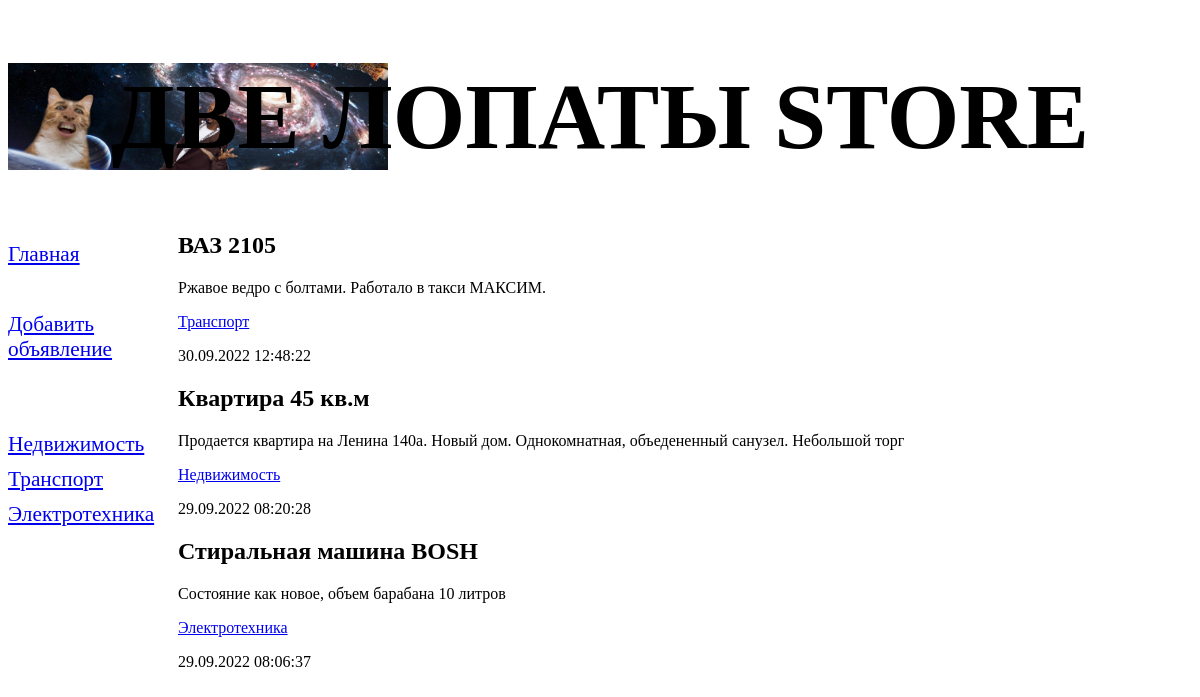
Page /bboard/ on the earlier database version.
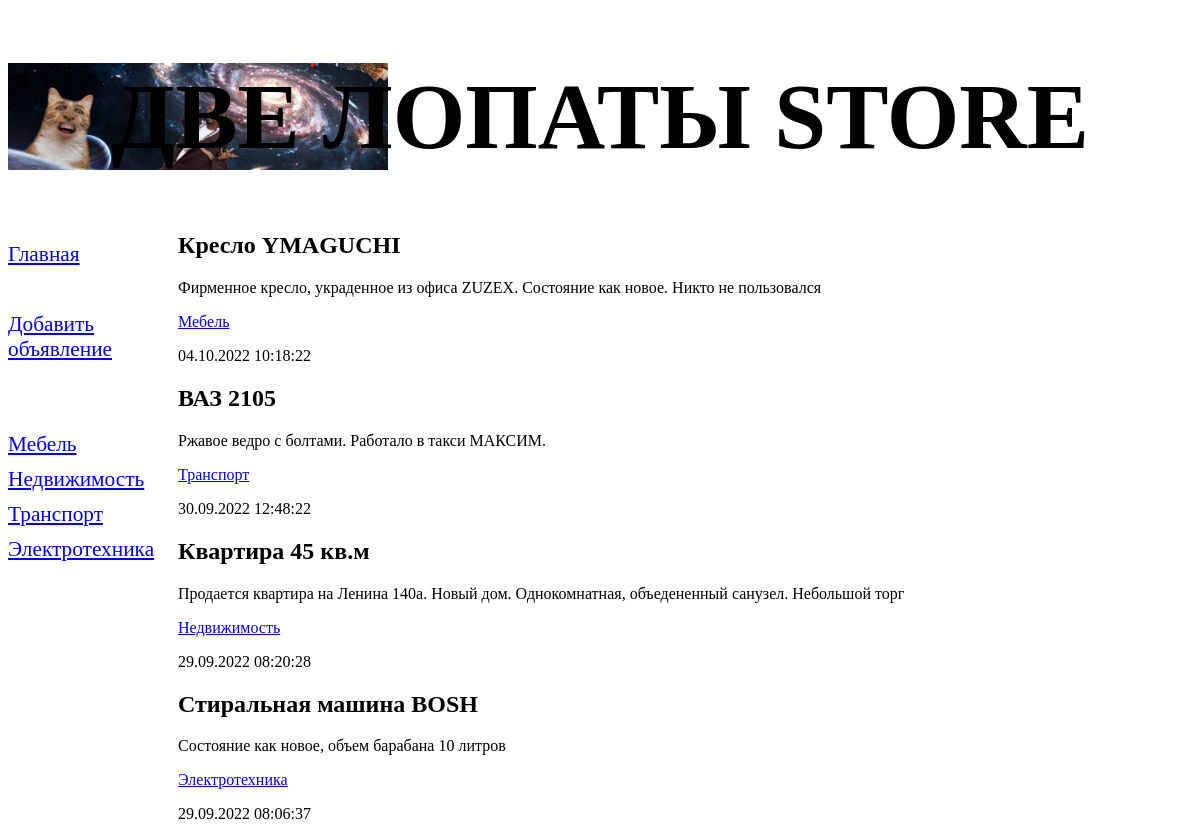
Same page on the later database version.
### bboard/models.py (models this page shows, shortened)
class Rubric(models.Model):
    name = models.CharField(max_length=20, verbose_name="Название", db_index=True)
    class Meta:
        verbose_name_plural = "Рубрики"
        verbose_name = "Рубрика"
        ordering = ["name"]

class Bb(models.Model):
    title = models.CharField(max_length=50, verbose_name="Товар")
    content = models.TextField(null=True, blank=True, verbose_name="Описание")
    price = models.FloatField(null=True, blank=True, verbose_name="Цена")
    published = models.DateTimeField(
        auto_now_add=True, db_index=True, verbose_name="Опубликовано"
    )
    rubric = models.ForeignKey(
        "Rubric", null=True, on_delete=models.PROTECT, verbose_name="Рубрика"
    )
    class Meta:
        verbose_name_plural = "Объявления"
        verbose_name = "Объявление"
        ordering = ["-published"]

### bboard/views.py (the view)
# urls.py: path("", index, name='index'),
def index(request):
    bbs = Bb.objects.all()
    rubrics = Rubric.objects.all()
    context = {"bbs":bbs, "rubrics": rubrics}
    return render(request, "bboard/index.html", context)

### bboard/templates/bboard/index.html
{% extends "layout/basic.html" %}
{% block content %}
{% for bb in bbs %}
<div>
   <h2>{{ bb.title }}</h2>
   <p>{{ bb.content }}</p>
   <p><a href="{% url 'by_rubric' bb.rubric.pk %}">
   {{ bb.rubric.name }}</a></p>
   <p>{{ bb.published|date:"d.m.Y H:i:s" }}</p>
</div>
{% endfor %}
{% endblock %}

### bboard/templates/layout/basic.html (shortened to what this page needs)
{% load static %}
<!DOCTYPE html>
<html>
   <head>
      <link rel="stylesheet" type="text/css"
      href="{% static 'bboard/style.css' %}">
   </head>
   <body>
      <header>
         <h1>Две лопаты store</h1>
      </header>
      <nav>
         <a href="{% url 'index' %}">Главная</a>
         <br>
         <a href="{% url 'add' %}">Добавить объявление</a>
         <br>
         <br>
         {% for rubric in rubrics %}
         <a href="{% url 'by_rubric' rubric.pk %}">
         {{ rubric.name }}</a>
         {% endfor %}
      </nav>
      <section>
         {% block content %}
         {% endblock %}
      </section>
   </body>
</html>

### bboard/static/bboard/style.css (style rules this page uses)
header h1 { font-size: 70pt; text-transform: uppercase; text-align: center; background: url("bg.jpg") left / auto 200% no-repeat }
nav { font-size: 16pt; width: 150px; float: left; }
nav a { display: block; margin: 10px 0px; }
section { margin-left: 170px; }

Differences in the rows shown:
added Rubric: name "Мебель"
added Bb: title "Кресло YMAGUCHI", content "Фирменное кресло, украденное из офиса ZUZEX. Состояние как новое. Никто не пользовался", rubric.name "Мебель", published "04.10.2022 10:18:22"
